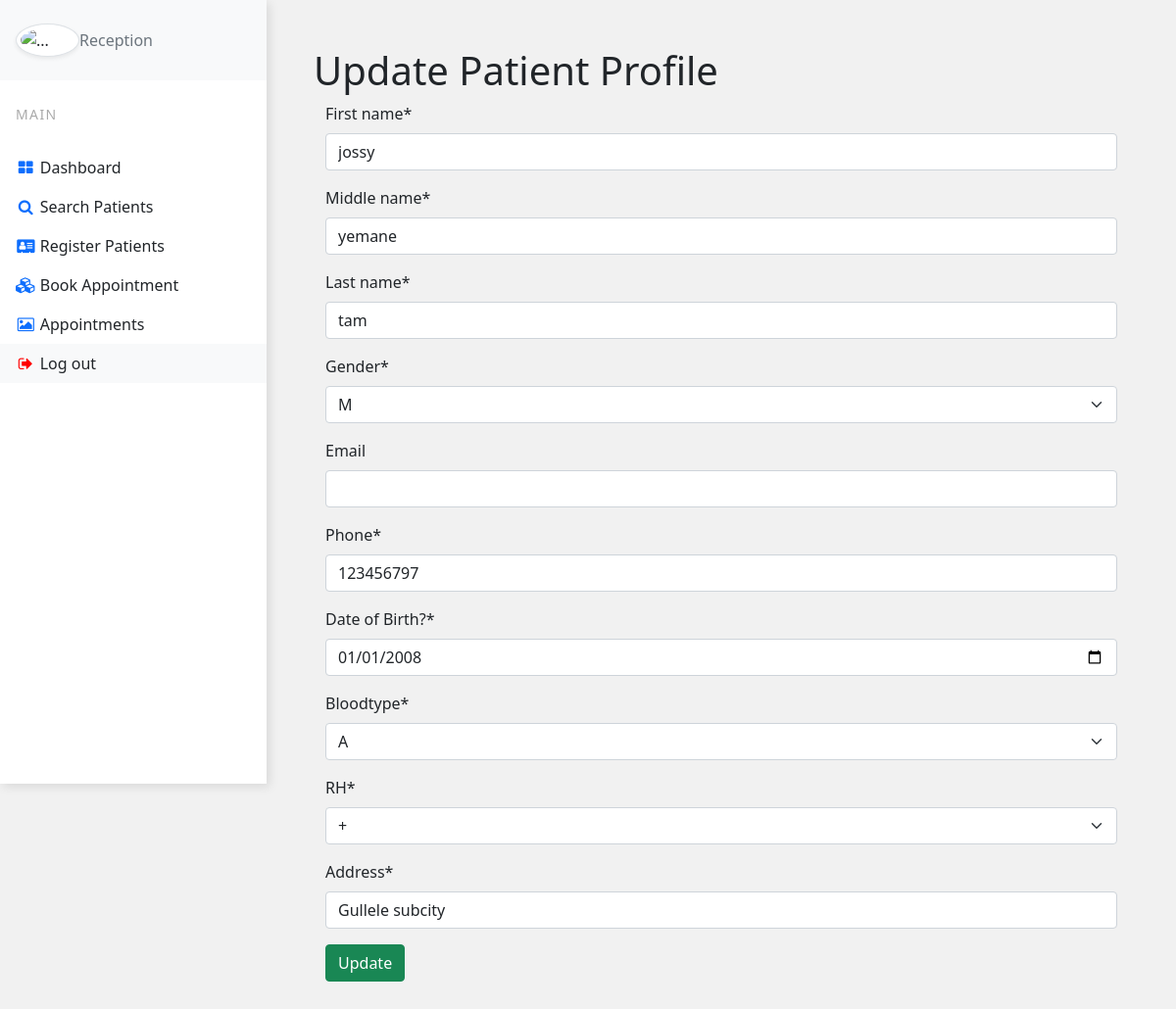
/updatepatient/1/, run on the app's committed database.
### base/models.py (models this page shows, shortened)
class Patient(models.Model):
    bloodtype = [
    ('A', 'A'),
    ('B', 'B'),
    ('AB', 'AB'),
    ('O', 'O'),
    ]
    RHtype = [
        ('+', '+'),
        ('-', '-')
    ]
    gendertype = [
        ('Male','M'),
        ('Female','F')
    ]
    reception = models.ForeignKey(User , null=True, on_delete=models.CASCADE)
    first_name = models.CharField(max_length = 20, null=True)
    middle_name = models.CharField(max_length = 20, null=True)
    last_name = models.CharField(max_length = 20, null=True)
    gender = models.CharField(max_length=10,choices=gendertype,null=True)
    email = models.EmailField(null=True,blank=True)
    phone =  models.CharField(max_length=20,unique = True,default=True)
    dateofbirth = models.DateField(blank=True, null=True)
    bloodtype = models.CharField(max_length=10, choices= bloodtype)
    RH = models.CharField(max_length=10, choices= RHtype)
    address = models.CharField(null=True,max_length=20)

### base/views.py (the view)
# urls.py: path('updatepatient/<str:pk>/', views.UpdatePatient, name='updatepatient'),
def UpdatePatient(request,pk):
    patient=Patient.objects.get(id=pk)
    form = PatientRegistrationForm(instance=patient)
    if request.method == 'POST':
        form = PatientRegistrationForm(request.POST, request.FILES, instance=patient)
        if form.is_valid():
            form.save()
            return redirect('receptionhome')
    return render(request,'base/reception/updatepatient.html', {'form':form})

### base/forms.py
class PatientRegistrationForm(forms.ModelForm):
    dateofbirth= forms.DateField(label='Date of Birth?', widget=DateInput)
    class Meta:
        model = Patient
        feilds ='__all__'
        exclude = ['reception']

### base/templates/base/reception/updatepatient.html (shortened to what this page needs)
{% extends "base/reception/rec_base.html" %}
{%block content%}
<h1>Update Patient Profile</h1>
{% load crispy_forms_tags %}
<div class="container">
<form method="POST" enctype="multipart/form-data">
    {{form|crispy}}
    <input type="submit" value="Update" class="btn btn-success">
</form>
{% endblock%}

### static/styles/reception_home.css (style rules this page uses)
body { background-color: #f1f1f1; min-height: 100vh; overflow-x: hidden; }

### data on the page
Patient: first_name "jossy", middle_name "yemane", last_name "tam", gender "M", phone "123456797", dateofbirth "01/01/2008", bloodtype "A", RH "+", address "Gullele subcity"
